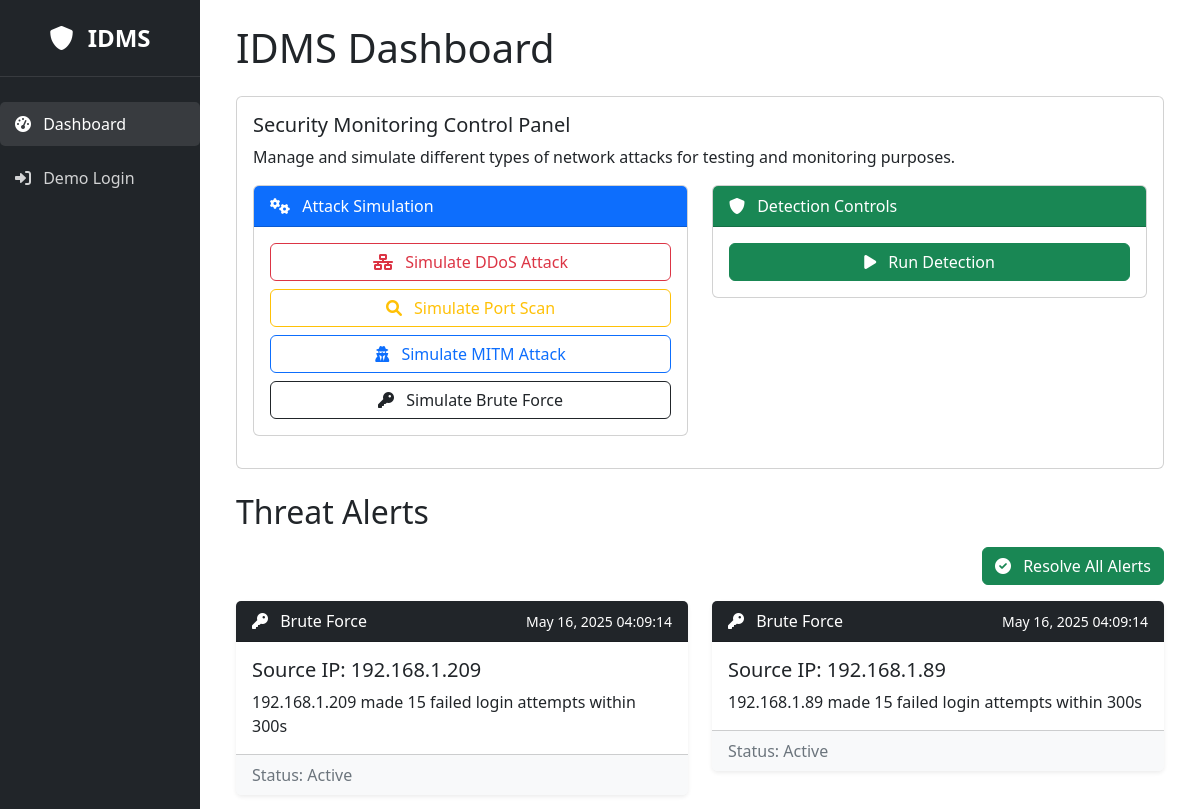
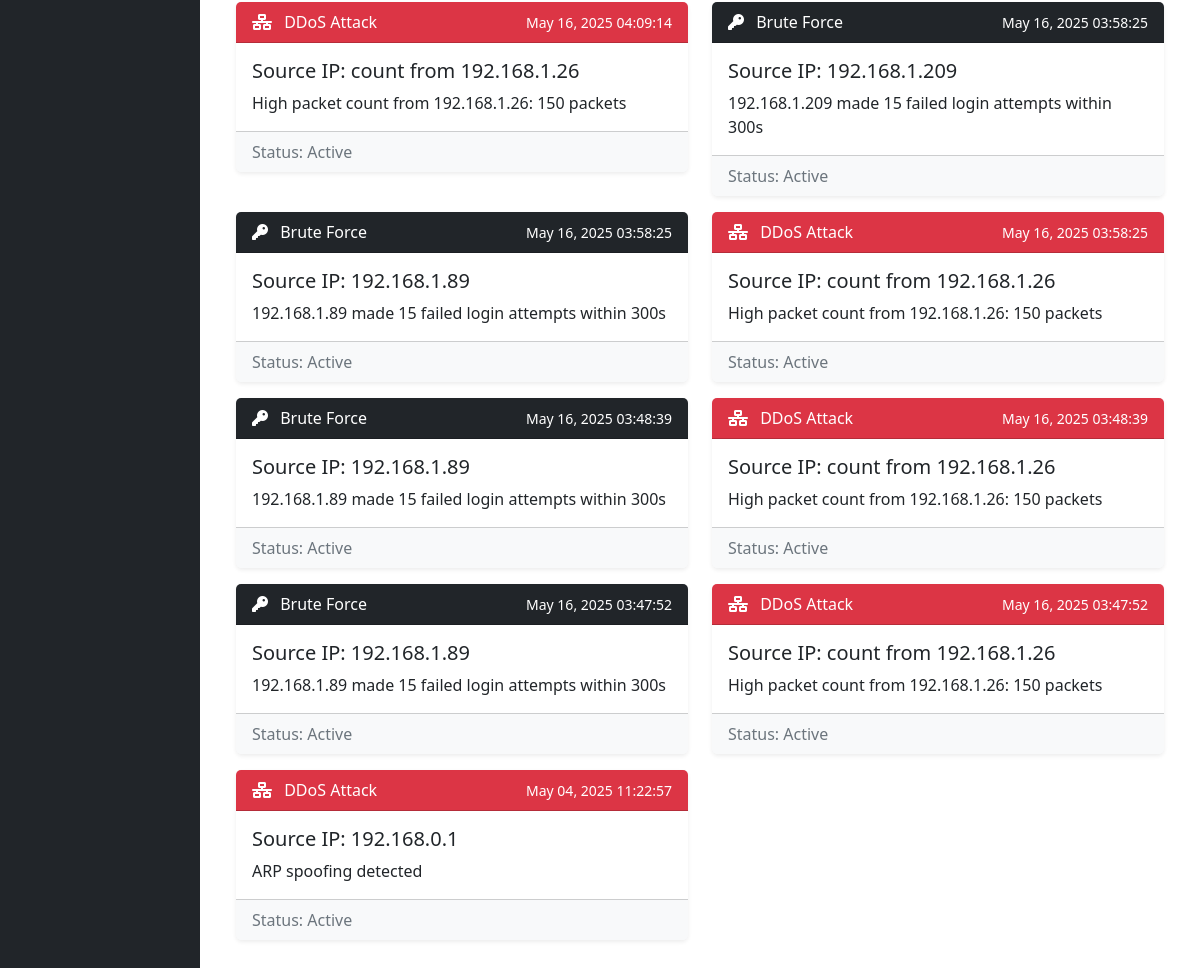
The app's page /, older data (2 pictures, top to bottom).
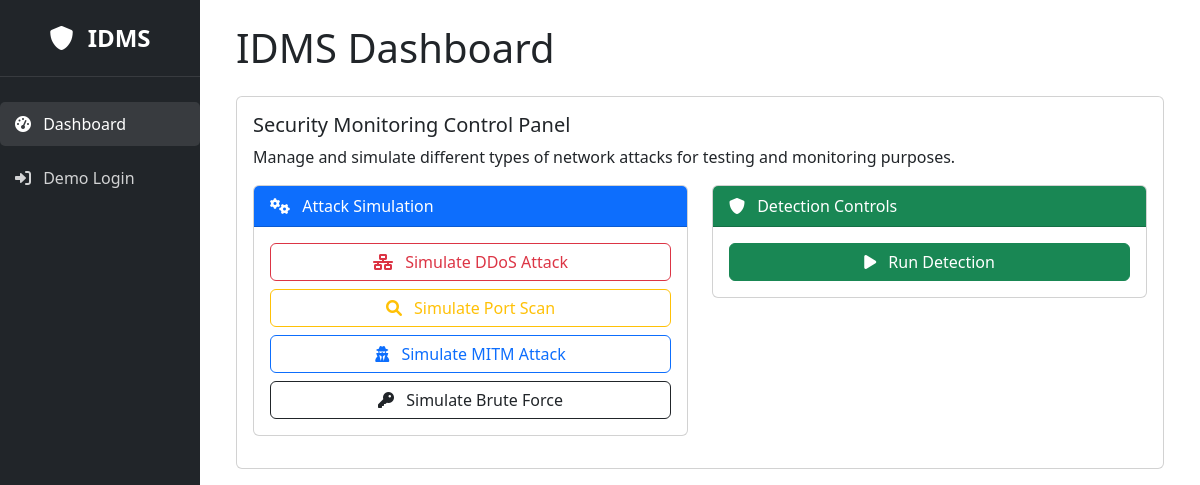
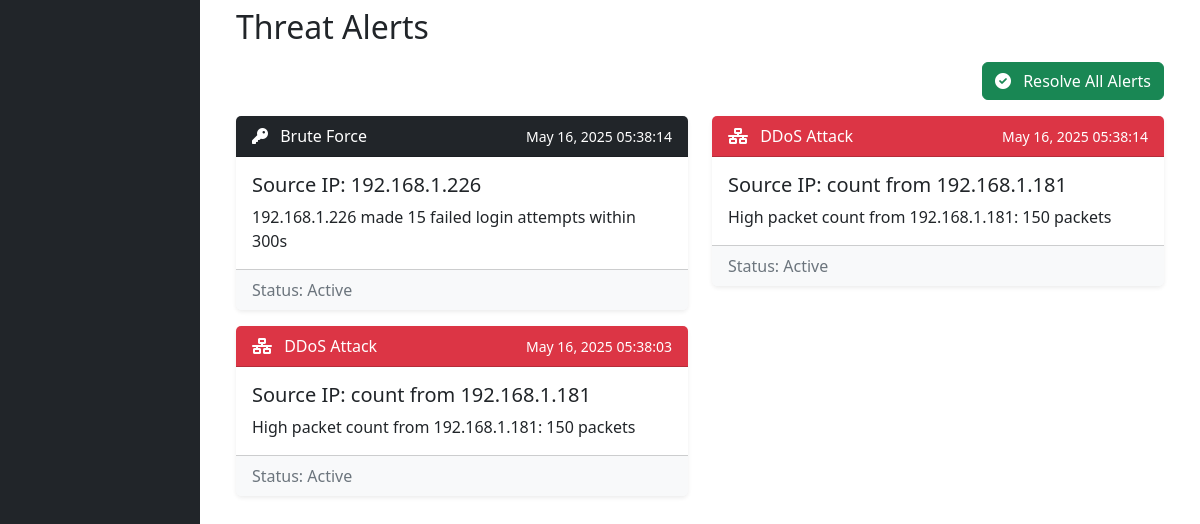
The same page, newer data (2 pictures, top to bottom).
### monitor/models.py (models this page shows, shortened)
class ThreatAlert(models.Model):
    ALERT_TYPES = [
        ('DDOS', 'DDoS Attack'),
        ('PORT_SCAN', 'Port Scanning'),
        ('MITM', 'Man in the Middle'),
        ('BRUTE_FORCE', 'Brute Force'),
    ]
    alert_type = models.CharField(max_length=20, choices=ALERT_TYPES, default='DDOS')
    source_ip = models.CharField(max_length=45)  # IPv6 can be up to 45 chars
    details = models.TextField()
    timestamp = models.DateTimeField(auto_now_add=True)
    is_resolved = models.BooleanField(default=False)
    class Meta:
        ordering = ['-timestamp']

### monitor/views.py (the view)
# urls.py: path('', views.dashboard, name='dashboard'),
def dashboard(request):
    alerts = ThreatAlert.objects.all()
    context = {
        'alerts': alerts,
        'active_page': 'dashboard'
    }
    return render(request, 'monitor/dashboard.html', context)

### monitor/templates/monitor/dashboard.html (shortened to what this page needs)
{% extends 'monitor/base.html' %}
{% block content %}
<div class="container-fluid">
    <div class="row mb-4">
        <div class="col">
            <h1 class="mb-4">IDMS Dashboard</h1>
            <div class="card">
                <div class="card-body">
                    <h5 class="card-title">Security Monitoring Control Panel</h5>
                    <p class="card-text">Manage and simulate different types of network attacks for testing and monitoring purposes.</p>
                    <div class="row">
                        <div class="col-md-6">
                            <div class="card mb-3">
                                <div class="card-header bg-primary text-white">
                                    <i class="fas fa-cogs me-2"></i> Attack Simulation
                                </div>
                                <div class="card-body">
                                    <div class="d-grid gap-2">
                                        <button id="simulate-ddos" class="btn btn-outline-danger">
                                            <i class="fas fa-network-wired me-2"></i> Simulate DDoS Attack
                                        </button>
                                        <button id="simulate-port-scan" class="btn btn-outline-warning">
                                            <i class="fas fa-search me-2"></i> Simulate Port Scan
                                        </button>
                                        <button id="simulate-mitm" class="btn btn-outline-primary">
                                            <i class="fas fa-user-secret me-2"></i> Simulate MITM Attack
                                        </button>
                                        <button id="simulate-brute-force" class="btn btn-outline-dark">
                                            <i class="fas fa-key me-2"></i> Simulate Brute Force
                                        </button>
                                    </div>
                                </div>
                            </div>
                        </div>
                        <div class="col-md-6">
                            <div class="card mb-3">
                                <div class="card-header bg-success text-white">
                                    <i class="fas fa-shield-alt me-2"></i> Detection Controls
                                </div>
                                <div class="card-body">
                                    <div class="d-grid gap-2">
                                        <button id="run-detection" class="btn btn-success">
                                            <i class="fas fa-play me-2"></i> Run Detection
                                        </button>
                                    </div>
                                </div>
                            </div>
                        </div>
                    </div>
                </div>
            </div>
        </div>
    </div>
    <div class="row">
        <div class="col">
            <h2 class="mb-3">Threat Alerts</h2>
            <div id="alerts-container">
                {% include 'monitor/alerts_list.html' %}
            </div>
        </div>
    </div>
</div>
{% endblock %}

### monitor/templates/monitor/alerts_list.html
{% if alerts %}
    <div class="text-end mb-3">
        <button id="resolve-all-alerts" class="btn btn-success">
            <i class="fas fa-check-circle me-2"></i> Resolve All Alerts
        </button>
    </div>
    <div class="row">
        {% for alert in alerts %}
            <div class="col-md-6 mb-3">
                <div class="card alert-card border-0 shadow-sm">
                    <div class="card-header
                        {% if alert.alert_type == 'DDOS' %}bg-danger
                        {% elif alert.alert_type == 'PORT_SCAN' %}bg-warning
                        {% elif alert.alert_type == 'MITM' %}bg-primary
                        {% elif alert.alert_type == 'BRUTE_FORCE' %}bg-dark
                        {% endif %} text-white">
                        <div class="d-flex justify-content-between align-items-center">
                            <span>
                                {% if alert.alert_type == 'DDOS' %}
                                    <i class="fas fa-network-wired me-2"></i> DDoS Attack
                                {% elif alert.alert_type == 'PORT_SCAN' %}
                                    <i class="fas fa-search me-2"></i> Port Scan
                                {% elif alert.alert_type == 'MITM' %}
                                    <i class="fas fa-user-secret me-2"></i> Man in the Middle
                                {% elif alert.alert_type == 'BRUTE_FORCE' %}
                                    <i class="fas fa-key me-2"></i> Brute Force
                                {% endif %}
                            </span>
                            <small>{{ alert.timestamp|date:"M d, Y H:i:s" }}</small>
                        </div>
                    </div>
                    <div class="card-body">
                        <h5 class="card-title">Source IP: {{ alert.source_ip }}</h5>
                        <p class="card-text">{{ alert.details }}</p>
                    </div>
                    <div class="card-footer bg-light">
                        <span class="text-muted">Status: {% if alert.is_resolved %}Resolved{% else %}Active{% endif %}</span>
                    </div>
                </div>
            </div>
        {% endfor %}
    </div>
{% else %}
    <div class="alert alert-info">
        <i class="fas fa-info-circle me-2"></i> No threat alerts detected. Run detection or simulate attacks to generate alerts.
    </div>
{% endif %}

Row changes from the older to the newer data that the page shows:
removed ThreatAlert: alert_type "BRUTE_FORCE" (drawn), timestamp "May 16, 2025 04:09:14", source_ip "192.168.1.209", details "192.168.1.209 made 15 failed login attempts within 300s", is_resolved "Active"
removed ThreatAlert: alert_type "BRUTE_FORCE" (drawn), timestamp "May 16, 2025 04:09:14", source_ip "192.168.1.89", details "192.168.1.89 made 15 failed login attempts within 300s", is_resolved "Active"
removed ThreatAlert: alert_type "DDOS" (drawn), timestamp "May 16, 2025 04:09:14", source_ip "count from 192.168.1.26", details "High packet count from 192.168.1.26: 150 packets", is_resolved "Active"
removed ThreatAlert: alert_type "BRUTE_FORCE" (drawn), timestamp "May 16, 2025 03:58:25", source_ip "192.168.1.209", details "192.168.1.209 made 15 failed login attempts within 300s", is_resolved "Active"
removed ThreatAlert: alert_type "BRUTE_FORCE" (drawn), timestamp "May 16, 2025 03:58:25", source_ip "192.168.1.89", details "192.168.1.89 made 15 failed login attempts within 300s", is_resolved "Active"
removed ThreatAlert: alert_type "DDOS" (drawn), timestamp "May 16, 2025 03:58:25", source_ip "count from 192.168.1.26", details "High packet count from 192.168.1.26: 150 packets", is_resolved "Active"
removed ThreatAlert: alert_type "BRUTE_FORCE" (drawn), timestamp "May 16, 2025 03:48:39", source_ip "192.168.1.89", details "192.168.1.89 made 15 failed login attempts within 300s", is_resolved "Active"
removed ThreatAlert: alert_type "DDOS" (drawn), timestamp "May 16, 2025 03:48:39", source_ip "count from 192.168.1.26", details "High packet count from 192.168.1.26: 150 packets", is_resolved "Active"
removed ThreatAlert: alert_type "BRUTE_FORCE" (drawn), timestamp "May 16, 2025 03:47:52", source_ip "192.168.1.89", details "192.168.1.89 made 15 failed login attempts within 300s", is_resolved "Active"
removed ThreatAlert: alert_type "DDOS" (drawn), timestamp "May 16, 2025 03:47:52", source_ip "count from 192.168.1.26", details "High packet count from 192.168.1.26: 150 packets", is_resolved "Active"
removed ThreatAlert: alert_type "DDOS" (drawn), timestamp "May 04, 2025 11:22:57", source_ip "192.168.0.1", details "ARP spoofing detected", is_resolved "Active"
added ThreatAlert: alert_type "BRUTE_FORCE" (drawn), timestamp "May 16, 2025 05:38:14", source_ip "192.168.1.226", details "192.168.1.226 made 15 failed login attempts within 300s", is_resolved "Active"
added ThreatAlert: alert_type "DDOS" (drawn), timestamp "May 16, 2025 05:38:14", source_ip "count from 192.168.1.181", details "High packet count from 192.168.1.181: 150 packets", is_resolved "Active"
added ThreatAlert: alert_type "DDOS" (drawn), timestamp "May 16, 2025 05:38:03", source_ip "count from 192.168.1.181", details "High packet count from 192.168.1.181: 150 packets", is_resolved "Active"
